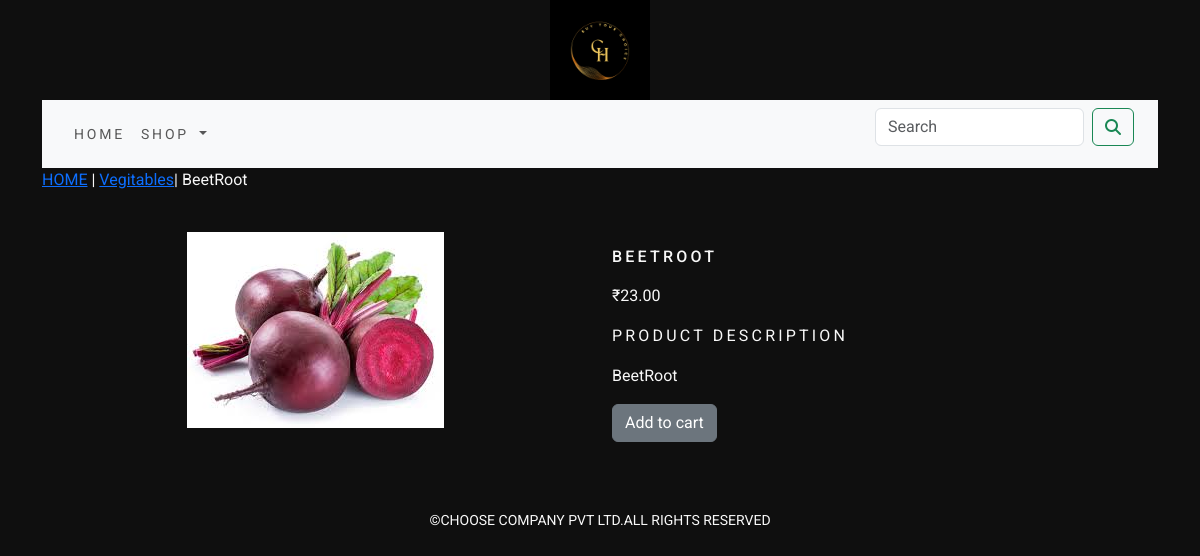
/EAPP/vegitables/beetroot/ (signed in), run on the app's committed database.
### EAPP/models.py (models this page shows, shortened)
class Product(models.Model):
    name=models.CharField(max_length=250,unique=True)
    slug=models.SlugField(max_length=250,unique=True)
    description=models.TextField(blank=True)
    price=models.DecimalField(max_digits=10,decimal_places=2)
    category=models.ForeignKey(Category,on_delete=models.CASCADE)
    image=models.ImageField(upload_to="category",blank=True)
    STOCK=models.IntegerField()
    available=models.BooleanField(default=True)
    created=models.DateField(auto_now_add=True)
    updated=models.DateField(auto_now=True)
    class Meta:
        ordering=('name',)
        verbose_name='product'
        verbose_name_plural='products'

class Category(models.Model):
    name=models.CharField(max_length=250,unique=True)
    slug=models.SlugField(max_length=250,unique=True)
    description=models.TextField(blank=True)
    image=models.ImageField(upload_to="category",blank=True)
    class Meta:
        ordering=('name',)
        verbose_name='category'
        verbose_name_plural='categories'
    def get_url(self):
        return reverse('EAPP:products_by_category',args=[self.slug])
    def __str__(self):
        return '{}'.format(self.name)

### EAPP/views.py (the view)
# urls.py: path('<slug:c_slug>/<slug:product_slug>/',views.proDetail,name='productcatdetail'),
def proDetail(request,c_slug,product_slug):
    try:
        product=Product.objects.get(category__slug=c_slug,slug=product_slug)
    except Exception as e:
        raise e
    return render(request,'product.html',{'product':product})

### Cart_App/context_processors.py (called while the page is built)
def counter(request):
    item_count=0
    if 'admin' in request.path:
        return{}
    else:
        try:
            cart=Cart.objects.filter(cart_id=_cart_id(request))
            car_items=CartItem.objects.all().filter(cart=cart[:1])
            for cart_item in car_items:
                item_count += cart_item.quantity
        except Cart.DoesNotExist:
            item_count=0
    return dict(item_count=item_count)

### Cart_App/views.py (called while the page is built)
def _cart_id(request):
    cart=request.session.session_key
    if not cart:
        cart=request.session.session.create()
    return cart

### EAPP/context_processors.py (called while the page is built)
def menu_links(request):
    links=Category.objects.all()
    return  dict(links=links)

### Templates/product.html (shortened to what this page needs)
{% extends 'base.html' %}
{% load static %}
{% block content %}
<div class="row my_prod_row_class">
    <div class="mx-auto">
        <p> <a href="{% url 'EAPP:allProductCategory' %}">HOME</a> | <a href ="{{product.category.get_url}}">{{product.category}}</a>| {{product.name}}</p>
    </div >
<div class="container">
<br>
<div class="row">
    <div class="col-12 col-sm-12 col-md-12 col-lg-6 text-center">
        <div style="min-width:18rem;">
            <img src="{{product.image.url}}" alt="{{product.name}}">
        </div>
    </div>
<div class="col-12 col-sm-12 col-md-4 col-lg-6">
    <div>
        <h1 class="my_prod_title">{{product.name}}</h1>
        <p>₹{{product.price}}</p>
        <p class="my_title">Product Description</p>
        <p class="text-justify my_prod_text">{{product.description}}</p>
        {% if product.STOCK <= 0 %}
        <p class="text-justify my_prod_text"><b> out of stock</b></p>
        {% else %}
        <a class="btn btn-secondary" href="{% url 'Cart_App:add_cart' product.id %}">Add to cart</a>
        {% endif %}
    </div>
    </div>
</div>
</div>
</div>
{% endblock %}

### static/css/custom.css (style rules this page uses)
.body-sty { background-color: #0f0f0f; font-size: 12x; font-family: 'Edu TAS Beginner', cursive; font-family: 'Lora', serif; font-family: 'Montserrat', sans-serif; font-family: 'Noto Serif', serif; font-family: 'PT Serif', serif; font-family: 'Roboto', sans-serif; color: #f8f8f8; }
.my_title { font-size:16px ; text-transform: uppercase; letter-spacing: .2em; }
.my_prod_row_class { padding-top: 15x; padding-bottom: 20px; }
.my_prod_title { font-size: 16px; text-transform: uppercase; letter-spacing: .2em; padding-top: 15px; padding-bottom: 10px; }
.my_prod_text { padding-right: 20px; }

### data on the page
Product: category "Vegitables", name "BeetRoot", image (picture), name "BEETROOT", price "23.00", description "BeetRoot"
